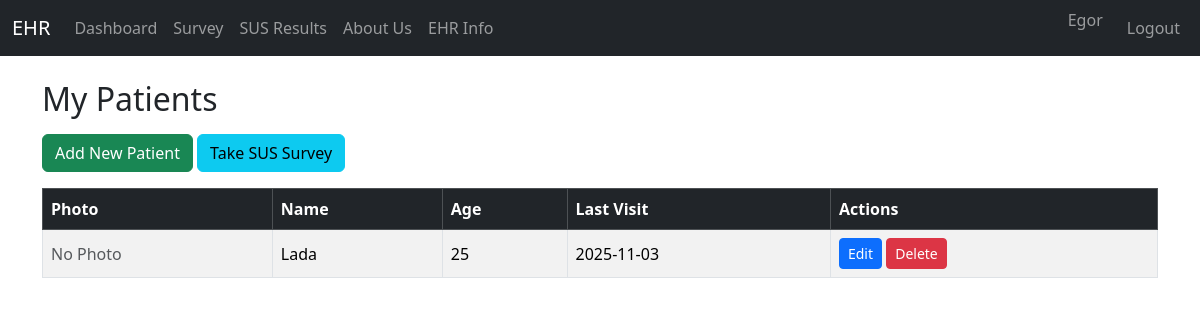
Screenshot of /dashboard (signed in) with the database file from the repository.
### app.py (models this page shows)
class Patient(db.Model):
    id = db.Column(db.Integer, primary_key=True)
    doctor_id = db.Column(db.Integer, db.ForeignKey('doctor.id'))
    name = db.Column(db.String(100))
    age = db.Column(db.Integer)
    gender = db.Column(db.String(10))
    medical_history = db.Column(db.Text)
    weight = db.Column(db.Float)
    last_visit = db.Column(db.String(50))
    allergies = db.Column(db.String(200))
    image_filename = db.Column(db.String(200))

### app.py (the view)
@app.route('/dashboard')
def dashboard():
    if 'doctor_id' not in session:
        flash('Please log in first.', 'warning')
        return redirect(url_for('login'))
    doctor_id = session['doctor_id']
    search_query = request.args.get('search', '').strip()
    if search_query:
        patients = Patient.query.filter(
            Patient.doctor_id == doctor_id,
            Patient.name.ilike(f'%{search_query}%')
        ).all()
    else:
        patients = Patient.query.filter_by(doctor_id=doctor_id).all()
    return render_template('dashboard.html', patients=patients)

### templates/dashboard.html
{% extends "base.html" %}
{% block content %}
<h2 class="mb-3">My Patients</h2>
<div class="mb-3">
    <a class="btn btn-success" href="{{ url_for('patient_new') }}">Add New Patient</a>
    <a class="btn btn-info" href="{{ url_for('survey') }}">Take SUS Survey</a>
</div>
{% if patients %}
<table class="table table-striped table-bordered align-middle">
    <thead class="table-dark">
        <tr>
            <th>Photo</th>
            <th>Name</th>
            <th>Age</th>
            <th>Last Visit</th>
            <th>Actions</th>
        </tr>
    </thead>
    <tbody>
        {% for p in patients %}
        <tr>
            <td>
                {% if p.image_filename %}
                    <img src="{{ url_for('uploaded_file', filename=p.image_filename) }}" width="60" class="rounded">
                {% else %}
                    <span class="text-muted">No Photo</span>
                {% endif %}
            </td>
            <td>{{ p.name }}</td>
            <td>{{ p.age }}</td>
            <td>{{ p.last_visit }}</td>
            <td>
                <a class="btn btn-primary btn-sm" href="{{ url_for('patient_edit', pid=p.id) }}">Edit</a>
                <form method="post" action="{{ url_for('patient_delete', pid=p.id) }}" style="display:inline;">
                    <button class="btn btn-danger btn-sm" onclick="return confirm('Delete this patient?')">Delete</button>
                </form>
            </td>
        </tr>
        {% endfor %}
    </tbody>
</table>
{% else %}
<p class="text-muted">No patients yet. Start by adding a new patient above.</p>
{% endif %}
{% endblock %}

### rows the page displays
Patient: shows "No Photo", name "Lada", age "25", last_visit "2025-11-03"

### other values shown
{{ session.get('doctor_name') }} "Egor"
